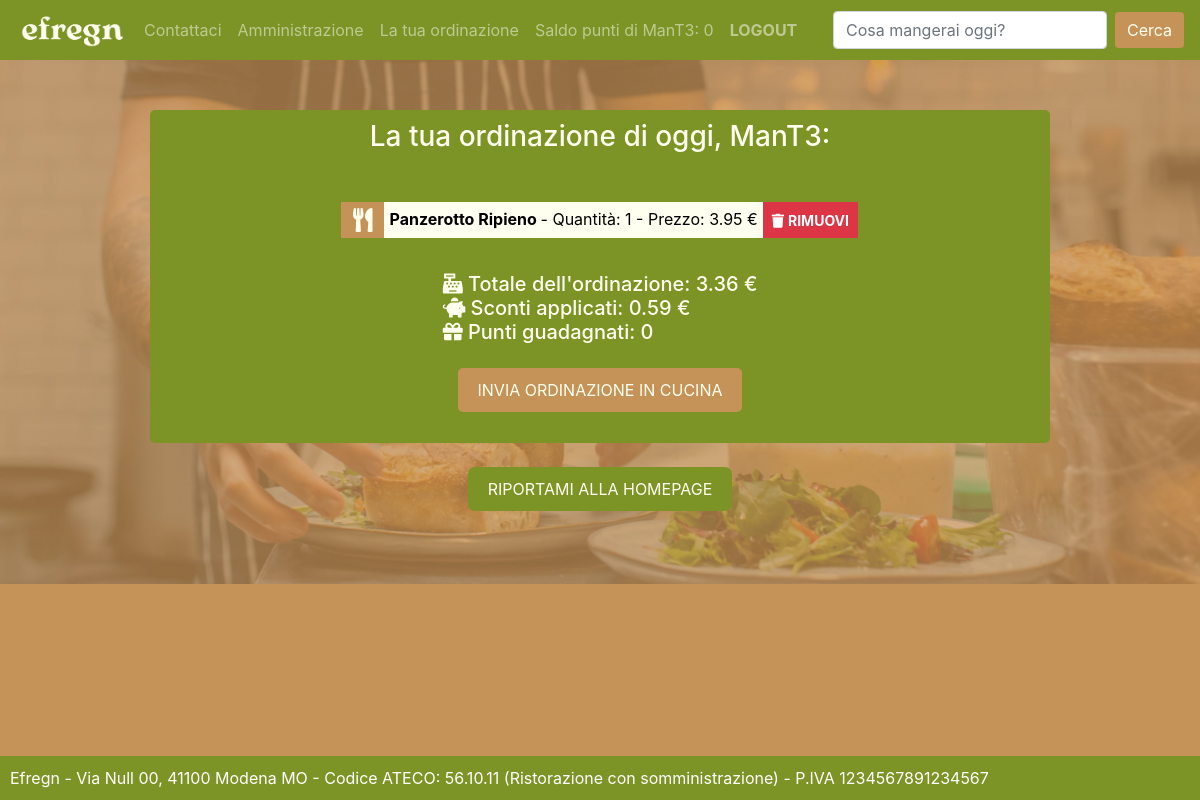
The app's page /ordinazione/ (signed in) with its own data.
### accounts/models.py (models this page shows, shortened)
class Utente(models.Model):
    user = models.OneToOneField(User, on_delete=models.CASCADE)
    nome = models.CharField(max_length=25, null=True)
    cognome = models.CharField(max_length=25, null=True)
    email = models.CharField(max_length=30, null=True)
    data_creazione = models.DateTimeField(auto_now_add=True)
    saldo_punti = models.IntegerField(default=0)
    class Meta:
        verbose_name_plural = 'Utenti'

class Ordinazione(models.Model):
    utente = models.ForeignKey(User, on_delete=models.CASCADE, null=True, default=1)
    piatto = models.ForeignKey(Piatto, on_delete=models.CASCADE, default=None)
    quantita = models.PositiveIntegerField(default=1)
    completato = models.BooleanField(default=False)
    class Meta:
        verbose_name_plural = 'Ordinazioni'

class Piatto(models.Model):
    nome = models.CharField(max_length=50)
    ingredienti = models.CharField(max_length=500, null=True, blank=True)
    prezzo = models.FloatField(null=True)
    categoria = models.ManyToManyField(Categoria)
    immagine = models.ImageField(upload_to='piatti/', null=True, blank=True)
    class Meta:
        verbose_name_plural = 'Piatti'

### accounts/views.py (the view)
# urls.py: path('ordinazione/', views.visualizza_ordinazione, name='visualizza_ordinazione'),
def visualizza_ordinazione(request):
    if request.user.is_authenticated:
        ordinazioni = Ordinazione.objects.filter(utente=request.user, completato=False)
        dati_ordinazione = calcola_dati_ordinazione(ordinazioni, request.user)
        dati_ordinazione['ordinazioni'] = ordinazioni
        return render(request, 'accounts/ordinazione.html', dati_ordinazione)
    return render(request, 'home')

### accounts/views.py (called while the page is built)
def calcola_dati_ordinazione(ordinazioni, utente):
    totale_ordine = sum(ordinazione.piatto.prezzo * ordinazione.quantita for ordinazione in ordinazioni)
    sconto = 0
    sconto_manager = False
    punti_ottenuti = 0
    if utente.groups.filter(name='Manager').exists():
        sconto = totale_ordine * 0.15
        sconto_manager = True
    else:
        if utente.utente.saldo_punti >= 5000 and totale_ordine > 5:
            sconto = 5
        punti_ottenuti = int(totale_ordine * 50)
    totale_ordine = totale_ordine - sconto
    return {
        'totale_ordine': totale_ordine,
        'sconto': sconto,
        'sconto_manager': sconto_manager,
        'punti_ottenuti': punti_ottenuti,
    }

### accounts/templates/accounts/ordinazione.html (shortened to what this page needs)
{% extends 'accounts/main.html' %}
{% load static %}
{% block content %}
<head>
    <link rel="stylesheet" href="https://stackpath.bootstrapcdn.com/bootstrap/4.1.3/css/bootstrap.min.css">
    <link rel="stylesheet" type="text/css" href="{% static '/css/main.css' %}">
    <link rel="stylesheet" href="https://use.fontawesome.com/releases/v5.6.1/css/all.css">
</head>
<body>
    <div class="container h-100">
        <div class="d-flex justify-content-center h-100">
            <div class="user_card">
                <div class="d-flex justify-content-center">
                    <h3 id="form-title">La tua ordinazione di oggi, {{ request.user.username }}:</h3>
                </div>
                <div class="d-flex justify-content-center form_container">
                    <ul class="piatti_list">
                        {% for ordinazione in ordinazioni %}
                            <li class="piatto_item">
                                <div class="input-group mb-2">
                                    <div class="input-group-append">
                                        <span class="input-group-text piatto_icon"><i class="fas fa-utensils"></i></span>
                                    </div>
                                    <div class="piatto_nome"> <b> {{ ordinazione.piatto.nome }} </b> - Quantità: {{ ordinazione.quantita }} -  Prezzo: {{ ordinazione.piatto.prezzo|floatformat:2 }} € </div>
                                    <form method="POST" action="{% url 'rimuovi_piatto' ordinazione.id %}">
                                        <button type="submit" class="btn btn-danger btn-sm" style="height: 100%; border-radius: 0"><i class="fas fa-trash"></i> <b> RIMUOVI </b> </button>
                                    </form>
                                </div>
                            </li>
                        {% endfor %}
                    </ul>
                </div>
                <div class="form-group d-flex justify-content-center">
                        <h5 style="color: #FFFFF0;"> <i class="fas fa-cash-register"></i> Totale dell'ordinazione: {{ totale_ordine|floatformat:2 }} €
                        <br>
                        <i class="fas fa-piggy-bank"></i> Sconti applicati: {{ sconto|floatformat:2 }} €
                        <br>
                        <i class="fas fa-gift"></i> Punti guadagnati: {{ punti_ottenuti }}</h5>
                </div>
                <div class="form-group d-flex justify-content-center">
                    <form method="POST" action="{% url 'invia_ordinazione' %}">
                        <input type="submit" class="registratibutton" value="INVIA ORDINAZIONE IN CUCINA">
                    </form>
                </div>
            </div>
        </div>
    </div>
    <br>
    <div class="form-group d-flex justify-content-center">
        <a href="/" class="loginbutton"> RIPORTAMI ALLA HOMEPAGE </a>
    </div>
</body>
{% endblock %}

### accounts/templates/accounts/navbar.html (shortened to what this page needs)
{% load static %}
<nav class="navbar navbar-expand-lg navbar-dark" style="background-color:#7c9425;">
  <a href="/">
    <img src="{% static 'images/logo.png' %}" style="width: 10vw; min-width: 10px;">
  </a>
    <div class="collapse navbar-collapse" id="navbarSupportedContent">
      <ul class="navbar-nav mr-auto">
        <li class="nav-item">
          <a class="nav-link" href="mailto:ciao@efregn.com">Contattaci</a>
        </li>
        {% if request.user.is_authenticated %}
          <li class="nav-item">
            <a class="nav-link" href="/amministrazione/">Amministrazione</a>
          </li>
          <li class="nav-item">
            <a class="nav-link" href="/ordinazione/">La tua ordinazione</a>
          </li>
          <li class="nav-item">
            <span class="nav-link">Saldo punti di {{ request.user.username }}: {{ request.user.utente.saldo_punti }}</span>
          </li>
          <li class="nav-item">
            <a class="nav-link" href="/logout"> <b> LOGOUT </b> </a>
          </li>
        {% endif %}
      </ul>
      <form class="form-inline my-2 my-lg-0" method="get" action="{% url 'cerca_piatto' %}">
        <input class="form-control mr-sm-2" type="search" placeholder="Cosa mangerai oggi?" aria-label="Search" name="q">
        <button class="btn btn-outline-success my-2 my-sm-0" type="submit">Cerca</button>
      </form>
    </div>
</nav>

### static/css/main.css (style rules this page uses)
body { background-color: #C59257; }
h3 { color: #FFFFF0; }
.loginbutton { display: inline-block; background-color: #7c9425; color: #FFFFF0; padding: 10px 20px; text-decoration: none; border: none; border-radius: 7px; transition: background-color 0.3s, color 0.3s; }
.registratibutton { display: inline-block; background-color: #C59257; color: #FFFFF0; text-decoration: none; border: none; border-radius: 5px; margin-bottom: 5px; transition: background-color 0.3s, color 0.3s; }
.btn.btn-outline-success.my-2.my-sm-0 { background-color: #C59257; color: #FFFFF0; border: none; }
.user_card { width: 500px; margin-top: 50px; margin-bottom: auto; background: #7c9425; position: relative; display: flex; justify-content: center; flex-direction: column; padding: 10px; border-radius: 5px; }
.form_container { margin-top: 20px; }
#form-title { color: #FFFFF0; }
.input-group-text { background: #c59257; color: #FFFFF0; border: 0; border-radius: 0.25rem 0 0 0.25rem; }

### records on screen
Ordinazione: piatto.nome "Panzerotto Ripieno", quantita "1", piatto.prezzo "3.95"

### other values on screen
{{ request.user.username }} "ManT3"
{{ request.user.utente.saldo_punti }} "0"
{{ totale_ordine|floatformat:2 }} "3.36"
{{ sconto|floatformat:2 }} "0.59"
{{ punti_ottenuti }} "0"
